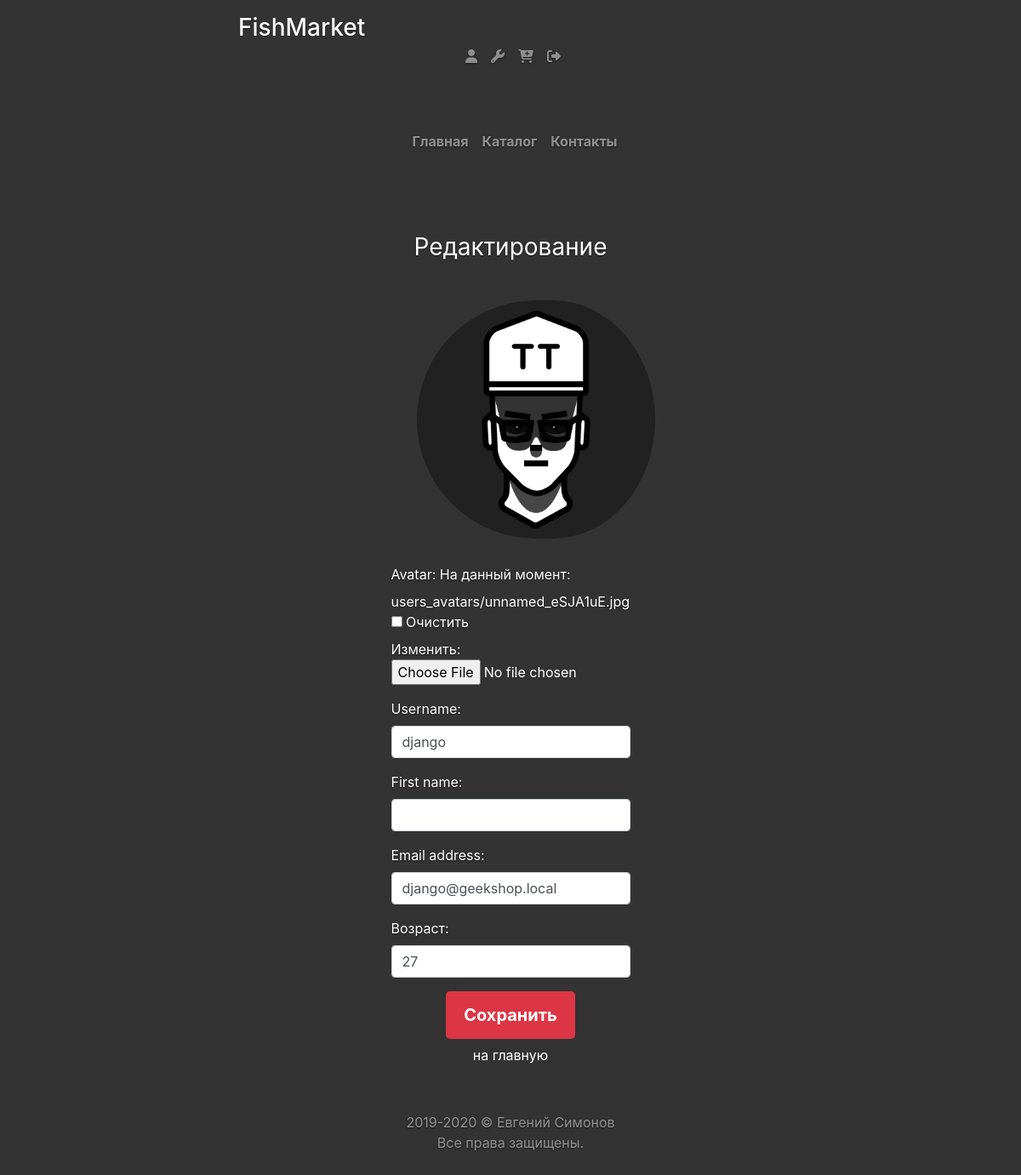
Screenshot of /auth/edit/ (signed in) with the database file from the repository.
### authapp/models.py (models this page shows)
class ShopUser(AbstractUser):
    avatar = models.ImageField(upload_to='users_avatars', blank=True)
    age = models.PositiveIntegerField(verbose_name='возраст')

### authapp/views.py (the view)
# urls.py: path('edit/', authapp.edit, name='edit'),
def edit(request):
    title = 'редактирование'
    if request.method == 'POST':
        edit_form = ShopUserEditForm(request.POST, request.FILES, instance=request.user)
        if edit_form.is_valid():
            edit_form.save()
            return HttpResponseRedirect(reverse('auth:edit'))
    else:
        edit_form = ShopUserEditForm(instance=request.user)
    content = {'title': title, 'edit_form': edit_form}
    return render(request, 'authapp/edit.html', content)

### authapp/forms.py (shortened to what this page needs)
class ShopUserEditForm(UserChangeForm):
    class Meta:
        model = ShopUser
        fields = ('avatar', 'username', 'first_name', 'email', 'age', 'password')
    def __init__(self, *args, **kwargs):
        super().__init__(*args, **kwargs)
        for field_name, field in self.fields.items():
            field.widget.attrs['class'] = 'form-control'
            field.help_text = ''
            if field_name == 'password':
                field.widget = forms.HiddenInput()

### authapp/templates/authapp/edit.html (shortened to what this page needs)
{% extends 'authapp/base.html' %}
{% load static %}
{% block content %}
    <form class="form-horizontal text-left w-50 mx-auto" action="{% url 'auth:edit' %}" method="post" enctype="multipart/form-data">
        <div class="user_avatar text-center"><img src="/media/{{ user.avatar }}"></div>
        {{ edit_form.as_p }}
        <div class="text-center">
            <button class="btn btn-lg badge-danger" type="submit" value="">Cохранить</button>
        </div>
    </form>
    <button class="btn btn-round form-control last">
        <a href="{% url 'main' %}" class="">
            на главную
        </a>
    </button>
{% endblock %}

### static/css/cover.css (style rules this page uses)
a, a:focus, a:hover { color: #fff; }
html, body { background-color: #333; }
body { display: -ms-flexbox; display: flex; color: #fff; text-shadow: 0 .05rem .1rem rgba(0, 0, 0, .5); }
.cover .btn-lg { padding: .75rem 1.25rem; font-weight: 700; }

### static/css/style.css (style rules this page uses)
.user_avatar img { margin: 30px; border-radius: 200px; width: 300px; float: left; padding-right: 20px; }
a[href^='/media/users_avatars/'] { display: block; }

### rows the page displays
ShopUser: avatar (picture), username "django", email "django@geekshop.local", age "27"

### other values shown
{{ title|title }} "Редактирование"
